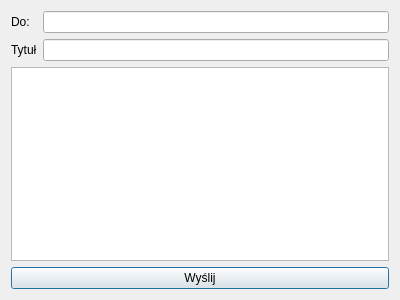
<?xml version="1.0" encoding="UTF-8"?>
<ui version="4.0">
 <class>NewMessageDialog</class>
 <widget class="QDialog" name="NewMessageDialog">
  <property name="geometry">
   <rect>
    <x>0</x>
    <y>0</y>
    <width>400</width>
    <height>300</height>
   </rect>
  </property>
  <property name="windowTitle">
   <string>Dialog</string>
  </property>
  <layout class="QVBoxLayout" name="verticalLayout">
   <item>
    <layout class="QGridLayout" name="gridLayout">
     <item row="0" column="0">
      <widget class="QLabel" name="label">
       <property name="text">
        <string>Do:</string>
       </property>
      </widget>
     </item>
     <item row="0" column="1">
      <widget class="QLineEdit" name="txtReceiver"/>
     </item>
     <item row="1" column="0">
      <widget class="QLabel" name="label_2">
       <property name="text">
        <string>Tytuł</string>
       </property>
      </widget>
     </item>
     <item row="1" column="1">
      <widget class="QLineEdit" name="txtTitle"/>
     </item>
    </layout>
   </item>
   <item>
    <widget class="QTextEdit" name="txtContent"/>
   </item>
   <item>
    <widget class="QPushButton" name="btnSend">
     <property name="text">
      <string>Wyślij</string>
     </property>
    </widget>
   </item>
  </layout>
 </widget>
 <resources/>
 <connections/>
</ui>
